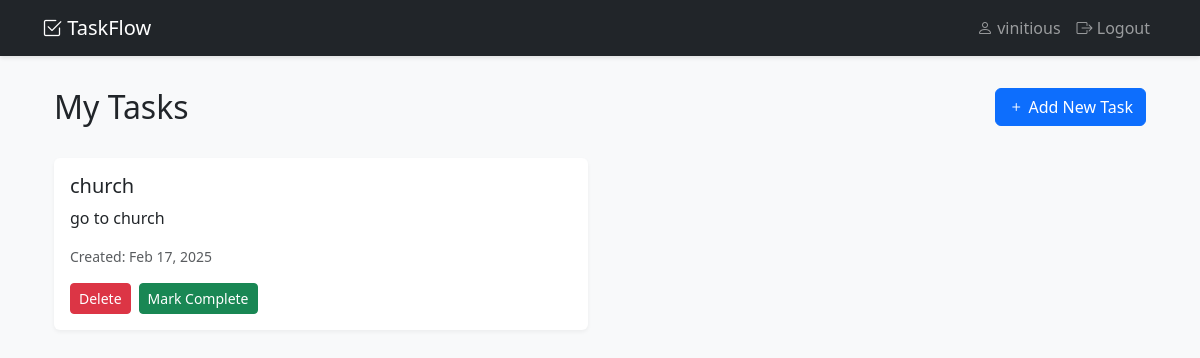
Before: / (signed in) with the older database file.
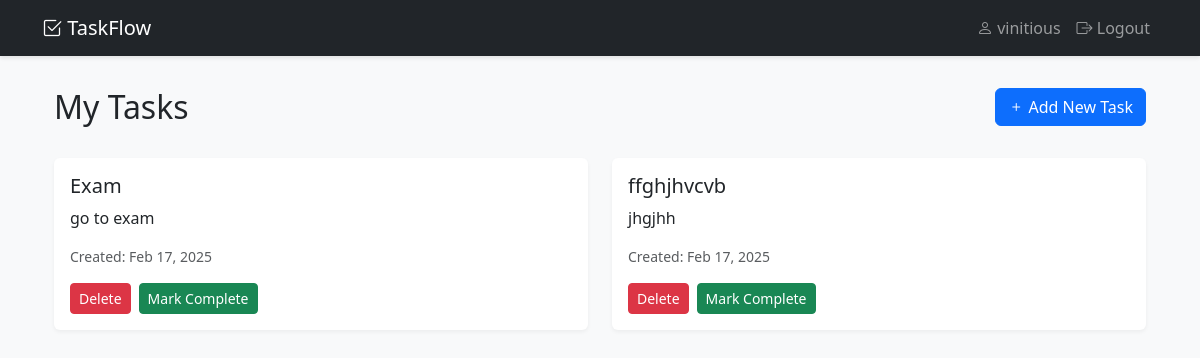
After: the same page with the newer database file.
### tasks/models.py (models this page shows, shortened)
class Task(models.Model):
    title = models.CharField(max_length=200)
    description = models.TextField(blank=True, null=True)
    completed = models.BooleanField(default=False)
    created_at = models.DateTimeField(auto_now_add=True)
    user = models.ForeignKey(User, on_delete=models.CASCADE)

### tasks/views.py (the view)
# urls.py: path('', views.task_list, name='task_list'),
@login_required
def task_list(request):
    tasks = Task.objects.filter(user=request.user)
    return render(request, 'tasks/task_list.html', {'tasks' : tasks})

### tasks/templates/tasks/task_list.html (shortened to what this page needs)
{% extends 'base.html' %}
{% block content %}
<div class="container">
    <div class="row mb-4">
        <div class="col">
            <h2>My Tasks</h2>
        </div>
        <div class="col text-end">
            <a href="{% url 'task_create' %}" class="btn btn-primary">
                <i class="bi bi-plus"></i> Add New Task
            </a>
        </div>
    </div>
    {% if tasks %}
        <div class="row">
            {% for task in tasks %}
                <div class="col-md-6 mb-3">
                    <div class="card {% if task.completed %}border-success{% endif %}">
                        <div class="card-body">
                            <h5 class="card-title">{{ task.title }}</h5>
                            <p class="card-text">{{ task.description|default:"No description provided" }}</p>
                            <p class="text-muted small">Created: {{ task.created_at|date:"M d, Y" }}</p>
                            <div class="btn-group" role="group">
                                <form method="POST" action="{% url 'task_delete' task.id %}" style="display: inline;">
                                    <button type="submit" class="btn btn-danger btn-sm"
                                            onclick="return confirm('Are you sure you want to delete this task?');">
                                        Delete
                                    </button>
                                </form>
                                {% if not task.completed %}
                                    <form method="POST" action="#" style="display: inline;">
                                        <button type="submit" class="btn btn-success btn-sm ms-2">
                                            Mark Complete
                                        </button>
                                    </form>
                                {% endif %}
                            </div>
                        </div>
                    </div>
                </div>
            {% endfor %}
        </div>
    {% endif %}
</div>
{% endblock %}

Changed rows visible on the page:
removed Task: title "church", description "go to church", created_at "Feb 17, 2025", completed "Mark Complete"
added Task: title "Exam", description "go to exam", created_at "Feb 17, 2025", completed "Mark Complete"
added Task: title "ffghjhvcvb", description "jhgjhh", created_at "Feb 17, 2025", completed "Mark Complete"
